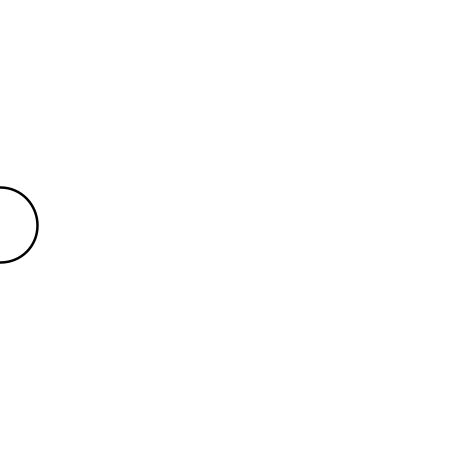
Frame 1 (no input)
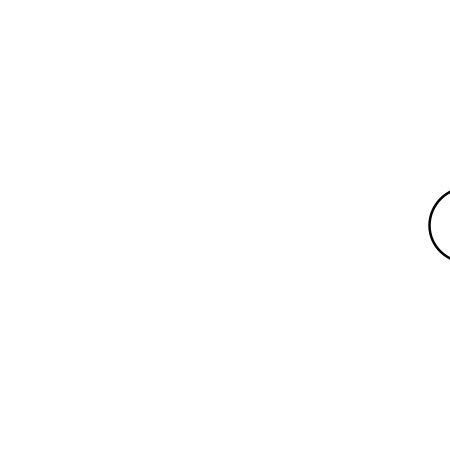
Frame 60 (the mouse pressed at the canvas centre just before this capture)
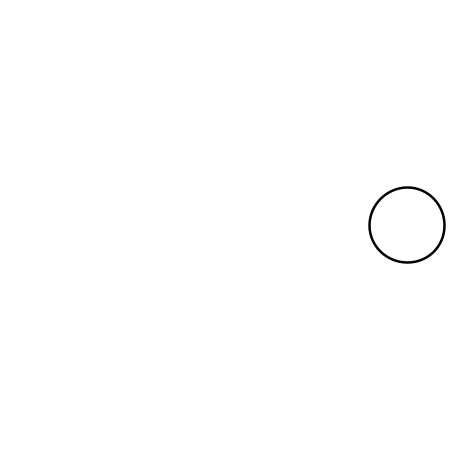
Frame 120 (the mouse held since frame 60 and released just before this capture)

The Processing sketch that drew these frames (run headless with seeded random() and noise(); from frame 60 on, the mouse is pressed at the canvas centre):

// Processing sketch: second_cicle
// ── second_cicle.pde
int x;

void setup() {
  size(450,450);
  strokeWeight(2.5);
}


void draw() {
  background(255);
  ellipse(x,225,75,75);
  x = x -1;
  if (x<0) {
    x=525;
  }
}
